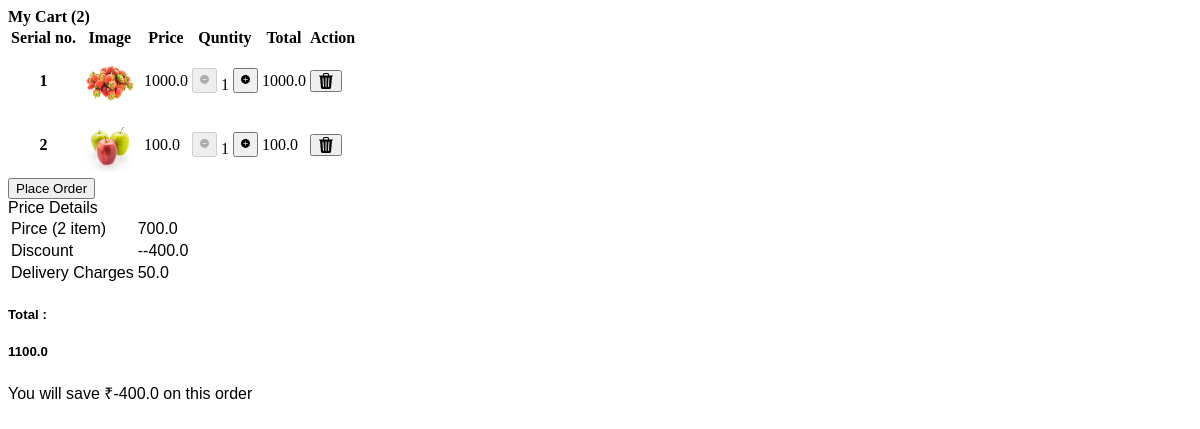
Page /cart/item/change (signed in) on the earlier database version.
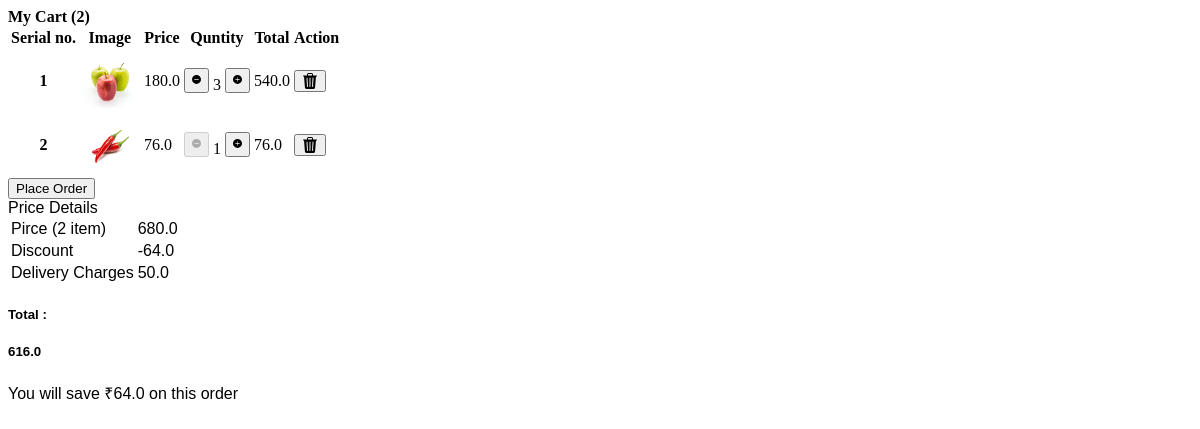
Same page on the later database version.
### myshop/models.py (models this page shows, shortened)
class Cart_item(models.Model):
    product_id = models.ForeignKey(to=Product, on_delete=models.CASCADE)
    cart_id = models.ForeignKey(to=Cart, on_delete=models.CASCADE)
    sku = models.CharField(max_length=100)
    price = models.FloatField()
    discount = models.FloatField(default=0)
    quantity = models.IntegerField()
    active = models.BooleanField(default=False)
    created_at = models.DateTimeField(editable=False,verbose_name=_("Create date"), auto_now_add=True, null=True)
    updated_at  = models.DateTimeField(editable=False,verbose_name=_("Update date"), auto_now_add=True, null=True)
    content = models.TextField()
    @property
    def get_subtotal(self):
        sub_total=self.quantity*self.price
        return sub_total

class Product(models.Model):
    user_id = models.ForeignKey(to=CustomUser,db_index=True, on_delete=models.CASCADE)
    title = models.CharField(max_length=75)
    meta_title = models.CharField(max_length=100)
    slug = models.SlugField(null=False,unique=True)
    summary = models.TextField()
    _type = models.IntegerField()
    sku = models.CharField(max_length=100)
    price = models.PositiveIntegerField()
    discount = models.PositiveIntegerField(validators=[
            MaxValueValidator(100),
            MinValueValidator(0)
        ])
    quantity = models.PositiveIntegerField()
    is_sale = models.BooleanField()
    created_at=models.DateTimeField(editable=False,verbose_name=_("Creat date"), auto_now_add=True, null=True)
    updated_at = models.DateTimeField(editable=False,verbose_name=_("Update date"), auto_now_add=True, null=True)
    published_at = models.DateTimeField(verbose_name=_('Publish date'),auto_now_add=False,null=True)
    starts_at = models.DateTimeField(verbose_name=_('start sale date'),auto_now_add=False,null=True)
    ends_at = models.DateTimeField(verbose_name=_('end sale date'),auto_now_add=False,null=True)
    content = models.TextField(null=True,blank=True)
    img = models.ImageField(verbose_name=_('Image'),upload_to='product/')
    specification_json=models.JSONField(blank=True,null=True)
    def get_absolute_url(self):
        return reverse('product_detail',kwargs={'slug':self.slug})

### myshop/views.py (the view, shortened to what this page needs)
# urls.py: path('cart/item/change', views.change_cart_item, name='change_cart_item'),
@login_required(login_url='/accounts/login/')
def change_cart_item(request):
    user_obj=CustomUser.objects.get(id=request.user.id)
    cart_obj=Cart.objects.get(user_id=user_obj)
    cart_items_obj=Cart_item.objects.filter(cart_id=cart_obj)
    total,p_total=get_total(request)
    discount=p_total-total
    totale_cart_items=cart_items_obj.count()
    return render(request, template_name='myshop/cart-table.html',context={'cart_items':cart_items_obj,'total':total
    ,'totale_cart_items':totale_cart_items,'discount':discount,'product_total':p_total})

### myshop/context_processors.py (called while the page is built)
def get_cart_items(request):
    user_obj=CustomUser.objects.get(id=request.user.id)
    cart_obj=Cart.objects.get(user_id=user_obj)
    cart_items_obj=Cart_item.objects.filter(cart_id=cart_obj)
    total_cart_items=cart_items_obj.count()
    if total_cart_items<100:
        is_large=True
        return {'total_cart_item':total_cart_items,'is_large':is_large}
    else:
        is_large=False
        return {'total_cart_item':99,'is_large':is_large}

### myshop/views.py (called while the page is built)
def get_total(request):
    user_obj=CustomUser.objects.get(id=request.user.id)
    cart_obj=Cart.objects.filter(user_id=user_obj).first()
    total_price=0
    tot_product=0
    items=Cart_item.objects.filter(cart_id=cart_obj)#.aggregate(Sum('price'))
    for item in items:
        total_price=(total_price+(item.price*item.quantity))
        tot_product=(tot_product+(item.product_id.price*item.quantity))
    return total_price,tot_product #int(total_price['price__sum'])*int(total_quantity['quantity__sum'])

### myshop/templates/myshop/cart-table.html (shortened to what the changed rows need)
<div class="row  mt-5" id="mytable">
<div class="col-md-8 col-sm-12" >
<div class="table-responsive border border-dark rounded m-0 p-0">
  <table class="table table-hover mb-0">
    {% if cart_items %}
      <thead>
        <tr>
          <th scope="col">Serial no.</th>
          <th scope="col">Image</th>
          <th scope="col">Price</th>
          <th scope="col">Quntity</th>
          <th scope="col" class="text-end">Total</th>
          <th scope="col">Action</th>
        </tr>
      </thead>
      <tbody>
        {% for item in cart_items %}
        <tr>
          <th scope="row">{{ forloop.counter }}</th>
          <td><a href="{{item.product_id.get_absolute_url}}"><img src="{{item.product_id.img.url}}" height="60" width="60" alt=""></a></td>
          <td>{{item.price}}</td>
          <td  class="justify-content-end">
            {% if item.quantity > 1 %}
                <div class="input-group d-flex">
                  <span class="input-group-btn">
                      <button  type="button"  style="width:25px !important;height: 25px !important " class="quantity-left-minus btn btn-danger btn-sm btn-number p-1"  onclick="minus_quantity ('{{ item.id}}','delete')" data-type="minus" data-field="">
                        <svg xmlns="http://www.w3.org/2000/svg" width="100%" height="100%" fill="currentColor" class="bi bi-dash-circle-fill" viewBox="0 0 16 20">
                          <path d="M16 8A8 8 0 1 1 0 8a8 8 0 0 1 16 0zM4.5 7.5a.5.5 0 0 0 0 1h7a.5.5 0 0 0 0-1h-7z"/>
                        </svg>
                      </button>
                  </span>
                 <span  class="px-2 text-muted border ">{{item.quantity}}</span>
                  <span class="input-group-btn">
                      <button type="button" style="width:25px !important;height: 25px !important " class="quantity-right-plus btn btn-sm btn-success btn-number p-1" onclick="minus_quantity ('{{ item.id}}','add')" data-type="plus" data-field="">
                        <svg xmlns="http://www.w3.org/2000/svg" width="100%" height="100%" fill="currentColor" class="bi bi-plus-circle-fill" viewBox="0 0 16 20">
                          <path d="M16 8A8 8 0 1 1 0 8a8 8 0 0 1 16 0zM8.5 4.5a.5.5 0 0 0-1 0v3h-3a.5.5 0 0 0 0 1h3v3a.5.5 0 0 0 1 0v-3h3a.5.5 0 0 0 0-1h-3v-3z"/>
                        </svg>
                      </button>
                  </span>
              </div>
           {%else%}
           <div class="input-group d-flex">
            <span class="input-group-btn">
                <button  type="button"  style="width:25px !important;height: 25px !important " class="quantity-left-minus btn btn-danger btn-sm btn-number p-1"  data-type="minus" data-field="" disabled>
                  <svg xmlns="http://www.w3.org/2000/svg" width="100%" height="100%" fill="currentColor" class="bi bi-dash-circle-fill" viewBox="0 0 16 20">
                    <path d="M16 8A8 8 0 1 1 0 8a8 8 0 0 1 16 0zM4.5 7.5a.5.5 0 0 0 0 1h7a.5.5 0 0 0 0-1h-7z"/>
                  </svg>
                </button>
            </span>
           <span class="px-2 text-muted border ">{{item.quantity}}</span>
            <span class="input-group-btn">
                <button  type="button" style="width:25px !important;height: 25px !important " class="quantity-right-plus btn btn-sm btn-success btn-number p-1" onclick="minus_quantity ('{{ item.id}}','add')" data-type="plus" data-field="">
                  <svg xmlns="http://www.w3.org/2000/svg" width="100%" height="100%" fill="currentColor" class="bi bi-plus-circle-fill" viewBox="0 0 16 20">
                    <path d="M16 8A8 8 0 1 1 0 8a8 8 0 0 1 16 0zM8.5 4.5a.5.5 0 0 0-1 0v3h-3a.5.5 0 0 0 0 1h3v3a.5.5 0 0 0 1 0v-3h3a.5.5 0 0 0 0-1h-3v-3z"/>
                  </svg>
                </button>
            </span>
        </div>
           {%endif%}
          </td>
          <td class="text-end">
            <span id="sub_totle{{item.id}}"> {{item.get_subtotal}}</span>
           </td>
          <td>
              <button value="{% url 'delete_cart_item' item.id%}" onclick="delete_cart_item(this,'{% url 'delete_cart_item' item.id%}' )" type="button" class="btn btn-sm btn-outline-danger" title="delete"></button>
        </tr>
       {%endfor%}
      </tbody>
      {%else%}
      <div class="text-muted p-5 fw-bold text-center">
        <span>Empty</span>
      </div>
  {%endif%}
  </table>
  </div>
</div>
<div class="col-md-3 col-sm-12 border" style="font-family: Arial, Helvetica, sans-serif">
<div class="row p-3 border-bottom">
    <table class="borderless p-2">
        <tr>
            <td>Pirce <span class="text-muted">({{totale_cart_items}} item)</span></td>
            <td class="text-end"> {{product_total|floatformat:"1"}}</td>
        </tr>
        <tr>
            <td>Discount</td>
            <td class="text-end text-success">-{{discount|floatformat:"1"}}</td>
        </tr>
    </table>
</div>
<div class="row border-bottom p-1">
    <div class=" d-flex justify-content-between">
    <span><h5>{{total|floatformat:"1"}}</h5></span>
    </div>
</div>
<div class="row p-2  border-bottom">
    <span class="text-success fw-bold">You will save ₹{{discount|floatformat:"1"}} on this order</span>
</div>
</div>
</div>

Differences in the rows shown:
removed Cart_item: product_id.img (picture), price "1000.0", quantity "1", get_subtotal "1000.0"
removed Cart_item: product_id.img (picture), price "100.0", quantity "1", get_subtotal "100.0"
added Cart_item: product_id.img (picture), price "180.0", quantity "3", get_subtotal "540.0"
added Cart_item: product_id.img (picture), price "76.0", quantity "1", get_subtotal "76.0"
Other differences:
{{ product_total|floatformat:"1" }}: "700.0" → "680.0"
{{ discount|floatformat:"1" }}: "-400.0" → "64.0"
{{ total|floatformat:"1" }}: "1100.0" → "616.0"
